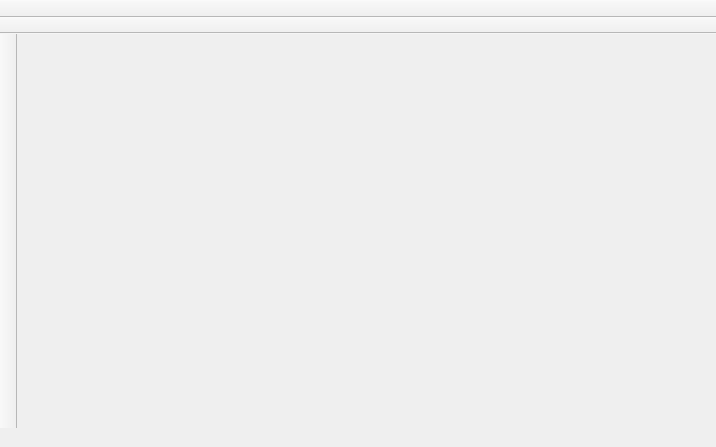
<?xml version="1.0" encoding="UTF-8"?>
<ui version="4.0">
 <class>Designer</class>
 <widget class="QMainWindow" name="Designer">
  <property name="geometry">
   <rect>
    <x>0</x>
    <y>0</y>
    <width>716</width>
    <height>447</height>
   </rect>
  </property>
  <property name="windowTitle">
   <string>Designer</string>
  </property>
  <widget class="QWidget" name="centralWidget"/>
  <widget class="QToolBar" name="toolBar">
   <property name="windowTitle">
    <string>toolBar</string>
   </property>
   <property name="movable">
    <bool>false</bool>
   </property>
   <property name="allowedAreas">
    <set>Qt::TopToolBarArea</set>
   </property>
   <property name="floatable">
    <bool>false</bool>
   </property>
   <attribute name="toolBarArea">
    <enum>TopToolBarArea</enum>
   </attribute>
   <attribute name="toolBarBreak">
    <bool>false</bool>
   </attribute>
  </widget>
  <widget class="QToolBar" name="toolBarParams">
   <property name="windowTitle">
    <string>toolBar_2</string>
   </property>
   <property name="movable">
    <bool>false</bool>
   </property>
   <property name="allowedAreas">
    <set>Qt::TopToolBarArea</set>
   </property>
   <property name="floatable">
    <bool>false</bool>
   </property>
   <attribute name="toolBarArea">
    <enum>TopToolBarArea</enum>
   </attribute>
   <attribute name="toolBarBreak">
    <bool>true</bool>
   </attribute>
  </widget>
  <widget class="QToolBar" name="toolBox">
   <property name="windowTitle">
    <string>toolBar_2</string>
   </property>
   <property name="movable">
    <bool>false</bool>
   </property>
   <property name="allowedAreas">
    <set>Qt::LeftToolBarArea</set>
   </property>
   <property name="floatable">
    <bool>false</bool>
   </property>
   <attribute name="toolBarArea">
    <enum>LeftToolBarArea</enum>
   </attribute>
   <attribute name="toolBarBreak">
    <bool>false</bool>
   </attribute>
  </widget>
  <widget class="QStatusBar" name="statusBar">
   <property name="sizeGripEnabled">
    <bool>false</bool>
   </property>
  </widget>
 </widget>
 <layoutdefault spacing="6" margin="11"/>
 <resources/>
 <connections/>
</ui>
